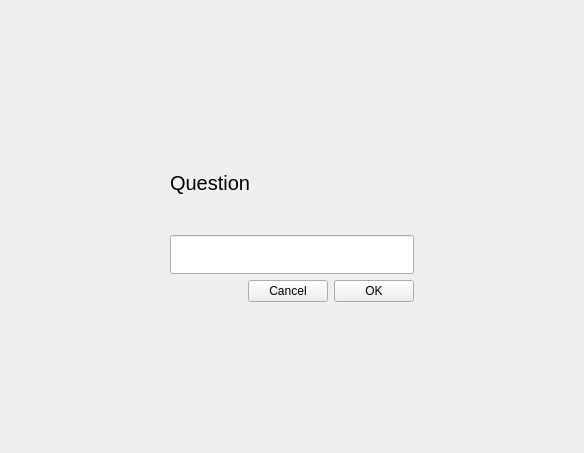
<?xml version="1.0" encoding="UTF-8"?>
<ui version="4.0">
 <class>TextInputOverlay</class>
 <widget class="QWidget" name="TextInputOverlay">
  <property name="geometry">
   <rect>
    <x>0</x>
    <y>0</y>
    <width>584</width>
    <height>453</height>
   </rect>
  </property>
  <property name="windowTitle">
   <string notr="true">Form</string>
  </property>
  <layout class="QVBoxLayout" name="verticalLayout">
   <property name="spacing">
    <number>0</number>
   </property>
   <property name="leftMargin">
    <number>0</number>
   </property>
   <property name="topMargin">
    <number>0</number>
   </property>
   <property name="rightMargin">
    <number>0</number>
   </property>
   <property name="bottomMargin">
    <number>0</number>
   </property>
   <item>
    <widget class="QWidget" name="widget_2" native="true">
     <layout class="QGridLayout" name="gridLayout">
      <item row="2" column="1">
       <spacer name="verticalSpacer_2">
        <property name="orientation">
         <enum>Qt::Vertical</enum>
        </property>
        <property name="sizeHint" stdset="0">
         <size>
          <width>20</width>
          <height>40</height>
         </size>
        </property>
       </spacer>
      </item>
      <item row="1" column="0">
       <spacer name="horizontalSpacer_3">
        <property name="orientation">
         <enum>Qt::Horizontal</enum>
        </property>
        <property name="sizeHint" stdset="0">
         <size>
          <width>40</width>
          <height>20</height>
         </size>
        </property>
       </spacer>
      </item>
      <item row="0" column="1">
       <spacer name="verticalSpacer">
        <property name="orientation">
         <enum>Qt::Vertical</enum>
        </property>
        <property name="sizeHint" stdset="0">
         <size>
          <width>20</width>
          <height>153</height>
         </size>
        </property>
       </spacer>
      </item>
      <item row="1" column="1">
       <widget class="QWidget" name="widget_3" native="true">
        <layout class="QVBoxLayout" name="verticalLayout_3">
         <property name="spacing">
          <number>20</number>
         </property>
         <item>
          <layout class="QVBoxLayout" name="verticalLayout_2">
           <property name="spacing">
            <number>6</number>
           </property>
           <item>
            <widget class="QLabel" name="questionLabel">
             <property name="font">
              <font>
               <pointsize>15</pointsize>
              </font>
             </property>
             <property name="text">
              <string notr="true">Question</string>
             </property>
            </widget>
           </item>
           <item>
            <widget class="QLabel" name="auxLabel">
             <property name="enabled">
              <bool>false</bool>
             </property>
             <property name="text">
              <string notr="true"/>
             </property>
            </widget>
           </item>
          </layout>
         </item>
         <item>
          <layout class="QVBoxLayout" name="verticalLayout_4">
           <property name="spacing">
            <number>6</number>
           </property>
           <item>
            <widget class="QLineEdit" name="responseBox">
             <property name="font">
              <font>
               <pointsize>20</pointsize>
              </font>
             </property>
            </widget>
           </item>
           <item>
            <layout class="QHBoxLayout" name="horizontalLayout">
             <item>
              <widget class="QLabel" name="errorLabel">
               <property name="sizePolicy">
                <sizepolicy hsizetype="Expanding" vsizetype="Preferred">
                 <horstretch>0</horstretch>
                 <verstretch>0</verstretch>
                </sizepolicy>
               </property>
               <property name="text">
                <string notr="true"/>
               </property>
              </widget>
             </item>
             <item>
              <widget class="QPushButton" name="cancelButton">
               <property name="text">
                <string>Cancel</string>
               </property>
               <property name="icon">
                <iconset>
                 <normaloff>:/libentertaining/icons/dialog-cancel.svg</normaloff>:/libentertaining/icons/dialog-cancel.svg</iconset>
               </property>
              </widget>
             </item>
             <item>
              <widget class="QPushButton" name="okButton">
               <property name="text">
                <string>OK</string>
               </property>
               <property name="icon">
                <iconset>
                 <normaloff>:/libentertaining/icons/dialog-ok.svg</normaloff>:/libentertaining/icons/dialog-ok.svg</iconset>
               </property>
              </widget>
             </item>
            </layout>
           </item>
          </layout>
         </item>
        </layout>
       </widget>
      </item>
      <item row="1" column="2">
       <spacer name="horizontalSpacer_4">
        <property name="orientation">
         <enum>Qt::Horizontal</enum>
        </property>
        <property name="sizeHint" stdset="0">
         <size>
          <width>40</width>
          <height>20</height>
         </size>
        </property>
       </spacer>
      </item>
     </layout>
    </widget>
   </item>
   <item>
    <widget class="Keyboard" name="keyboardWidget" native="true"/>
   </item>
   <item>
    <widget class="GamepadHud" name="gamepadHud" native="true"/>
   </item>
  </layout>
 </widget>
 <customwidgets>
  <customwidget>
   <class>GamepadHud</class>
   <extends>QWidget</extends>
   <header location="global">gamepadhud.h</header>
   <container>1</container>
  </customwidget>
  <customwidget>
   <class>Keyboard</class>
   <extends>QWidget</extends>
   <header>keyboards/keyboard.h</header>
   <container>1</container>
  </customwidget>
 </customwidgets>
 <resources/>
 <connections>
  <connection>
   <sender>responseBox</sender>
   <signal>returnPressed()</signal>
   <receiver>okButton</receiver>
   <slot>click()</slot>
   <hints>
    <hint type="sourcelabel">
     <x>370</x>
     <y>257</y>
    </hint>
    <hint type="destinationlabel">
     <x>386</x>
     <y>283</y>
    </hint>
   </hints>
  </connection>
 </connections>
</ui>
